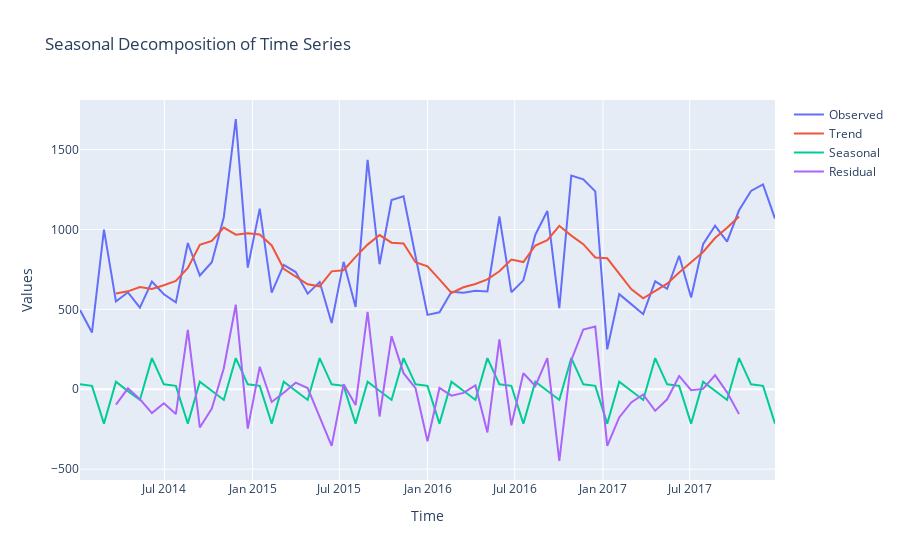

Notebook code cell kept with this figure:
### Markdown cell above
# Interactive Chart

### Code cell
import statsmodels.api as sm
import plotly.graph_objects as go

# Assuming you have defined the 'y' time series already
# y = furniture['Sales'].resample('MS').mean()

# Perform seasonal decomposition
decomposition = sm.tsa.seasonal_decompose(y, model='additive')

# Create an interactive plot using plotly
fig = go.Figure()

# Plot the observed data
fig.add_trace(go.Scatter(x=y.index, y=y, mode='lines', name='Observed'))

# Plot the trend component
fig.add_trace(go.Scatter(x=y.index, y=decomposition.trend, mode='lines', name='Trend'))

# Plot the seasonal component
fig.add_trace(go.Scatter(x=y.index, y=decomposition.seasonal, mode='lines', name='Seasonal'))

# Plot the residual component
fig.add_trace(go.Scatter(x=y.index, y=decomposition.resid, mode='lines', name='Residual'))

# Add a title and axis labels
fig.update_layout(title='Seasonal Decomposition of Time Series', xaxis_title='Time', yaxis_title='Values')

# Show the interactive plot
fig.show()
